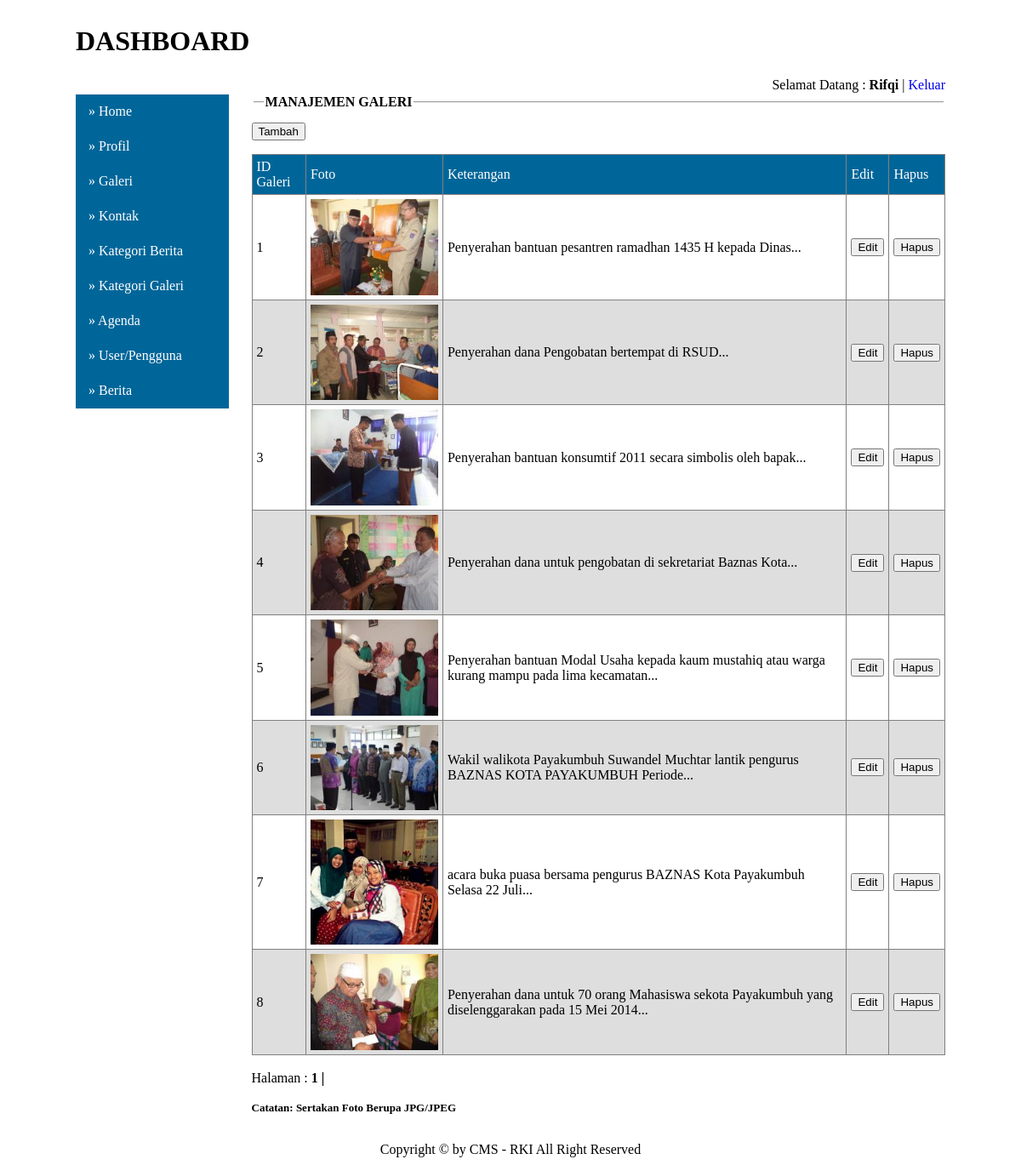
The page /administrator/home.php?menu=galeri (signed in) on the database its author committed.
### tables this page shows
CREATE TABLE `galeri` (
  `id_galeri` int(11) NOT NULL,
  `id_kategori` int(11) NOT NULL,
  `foto` varchar(100) NOT NULL,
  `keterangan` text NOT NULL
);

### administrator/content.php (the view, shortened to what this page needs)
<?php
if(empty($_SESSION['id_user'])){
echo"<center>Dilarang Akses Langsung !</center>";
}else{
if($_GET['menu']=='galeri'){
$batas=20;
$halaman=$_GET['halaman'];
if(empty($halaman)){
$posisi=0;
$halaman=1;
}else{
$posisi=($halaman-1)*$batas;
}
$no=$posisi+1;
echo"<fieldset  style='border-bottom:0px;border-left:0px;border-right:0px;'><legend> <b> MANAJEMEN GALERI </b> </legend></fieldset>
<a href='?menu=tambah_galeri'><input type=button value='Tambah'></a><p></p>
<table width=100% cellpadding=5 cellspacing=0 style='border-collapse:collapse;' border=1>
<tr bgcolor=#006699 style='color:#fff;'><td>ID Galeri</td><td>Foto</td><td>Keterangan</td><td>Edit</td><td>Hapus</td></tr>";
$sql=mysqli_query($koneksi,"select * from galeri limit $posisi,$batas");
while($data=mysqli_fetch_array($sql)){
if(($no%2)==0){
$warna="#dedede";
}else{
$warna="#fff";
}
$isi=$data['keterangan'];
$isian=substr($isi,0,100);
$isian=substr($isi,0,strrpos($isian," "));
if(file_exists('../galeri/small_'.$data['foto'].'')){
  $gbr = '../galeri/small_'.$data['foto'].'';
}else{
  $gbr = '../galeri/default.jpg';
}
echo"<tr bgcolor=$warna><td>$no</td><td><img src='$gbr' width=150></td><td>$isian...</td><td><a href='?menu=edit_galeri&id=$data[id_galeri]'><input type=button value=Edit></a></td><td><a href=\"aksi.php?act=hapus_galeri&id=$data[id_galeri]&foto=$data[foto]\" onclick=\"return confirm('Yakin Mau Hapus $data[foto] ini ?');\"><input type=button value=Hapus></a></td></tr>";
$no++;
}
echo"</table>";
echo"<br> Halaman : ";
$query=mysqli_num_rows(mysqli_query($koneksi,"select * from galeri"));
$jumlah=ceil($query/$batas);
for($i=1;$i<=$jumlah;$i++){
if($i != $halaman){
echo"<a href='?menu=galeri&halaman=$i'> $i | </a>";
}else{
echo"<b> $i | </b>";
}
}
echo"<br><br><font size=2><b>Catatan: Sertakan Foto Berupa JPG/JPEG</b></font>";
}
}
?>

### administrator/home.php (shortened to what this page needs)
<?php
include"../config/koneksi.php";
if(empty($_SESSION['id_user'])){
echo"
<body style='background:url(img/background-login.png); background-size:cover;'>
<center><img src='img/logo.png' width='180'></center><br>
<table style='background-color:#ff0000; color: #fff;' align=center width=400 cellpadding=10 cellspacing=0>
<tr><td align=center>PASTIKAN USERNAME DAN PASSWORD ANDA SESUAI !</td></tr>
<tr><td align=center><a href='index.php' style='text-decoration:none; color:#fff;'><b>SILAHKAN KLIK <u>ULANGI</u> UNTUK KEMBALI KE MENU UTAMA !</b></a></td></tr>
</table>
</body>
";
}else{
?>
<!DOCTYPE html PUBLIC "-//W3C//DTD XHTML 1.0 Transitional//EN" "http://www.w3.org/TR/xhtml1/DTD/xhtml1-transitional.dtd">
<html xmlns="http://www.w3.org/1999/xhtml">
<head>
<link href="style_admin.css" rel="stylesheet" type="text/css">
</head>
<body style="font-family: calibri; font-size: 16px;">
<table width="1024" border="0" align="center" style="border-collapse:collapse; background-color:#FFFFFF; outline:1pt solid #fff;">
  <tr>
    <td colspan="2" valign="top"><h1>DASHBOARD</h1></td>
  </tr>
  <tr>
    <td colspan="2" align="right">Selamat Datang : <?php echo "<b>".ucwords($_SESSION['nama'])."</b> | <a href=\"logout.php\" onclick=\"return confirm('Yakin Mau Keluar Aplikasi?');\">Keluar</a>"; ?></td>
  </tr>
  <tr>
    <td width="175" height="172" valign="top">
	<?php
	echo"<ul id='nav'>";
	include"menu_panel.php";
	echo"</ul>";
	?>    </td>
    <td width="750" valign="top"> <div style="margin-left:7px; margin-bottom:30px;"> <?php include"content.php";?> </div></td>
  </tr>
  <tr valign="top">
    <td colspan="2" align="center" bgcolor="white"><font color="black">Copyright &copy; by CMS - RKI All Right Reserved </font></td>
  </tr>
</table>
</body>
</html>
<?php } ?>

### administrator/menu_panel.php
<?php
echo "<li><a href='?menu=home' title='Home'> &#187 Home</b></a></li>";
echo "<li><a href='?menu=profil' title='Profil'> &#187 Profil</b></a></li>";
echo "<li><a href='?menu=galeri' title='Galeri'> &#187 Galeri</b></a></li>";
echo "<li><a href='?menu=kontak' title='Kontak'> &#187 Kontak</b></a></li>";
echo "<li><a href='?menu=kategori_berita' title='Kategori Berita'> &#187 Kategori Berita</b></a></li>";
echo "<li><a href='?menu=kategori_galeri' title='Kategori Galeri'> &#187 Kategori Galeri</b></a></li>";
echo "<li><a href='?menu=agenda' title='Agenda'> &#187 Agenda</b></a></li>";
echo "<li><a href='?menu=user' title='User/Pengguna'> &#187 User/Pengguna</b></a></li>";
echo "<li><a href='?menu=berita' title='Berita'> &#187 Berita</b></a></li>";
?>

### administrator/style_admin.css (style rules this page uses)
#nav { list-style:none; background-color: #006699; color:#FFFFFF; width:180px; margin:0px; padding:0px; text-decoration:none; }
#nav li { margin:0px; padding:0px; color:#FFFFFF; }
#nav li a { display:block; padding:0 15px; line-height:2.5; border-bottom:1px solid #006699; text-decoration:none; color:#FFFFFF; }

### administrator/home.php (style rules this page uses)
a { text-decoration:none; }
body { background:url('img/background-login.png'); background-size: cover; }

### rows shown on the page
galeri: foto (picture), keterangan "Penyerahan bantuan pesantren ramadhan 1435 H kepada Dinas"
galeri: foto (picture), keterangan "Penyerahan dana Pengobatan bertempat di RSUD"
galeri: foto (picture), keterangan "Penyerahan bantuan konsumtif 2011 secara simbolis oleh bapak"
galeri: foto (picture), keterangan "Penyerahan dana untuk pengobatan di sekretariat Baznas Kota"
galeri: foto (picture), keterangan "Penyerahan bantuan Modal Usaha kepada kaum mustahiq atau warga kurang mampu pada lima kecamatan"
galeri: foto (picture), keterangan "Wakil walikota Payakumbuh Suwandel Muchtar lantik pengurus BAZNAS KOTA PAYAKUMBUH Periode"
galeri: foto (picture), keterangan "acara buka puasa bersama pengurus BAZNAS Kota Payakumbuh Selasa 22 Juli"
galeri: foto (picture), keterangan "Penyerahan dana untuk 70 orang Mahasiswa sekota Payakumbuh yang diselenggarakan pada 15 Mei 2014"

### other values the page prints
$_SESSION['nama'] "Rifqi"
